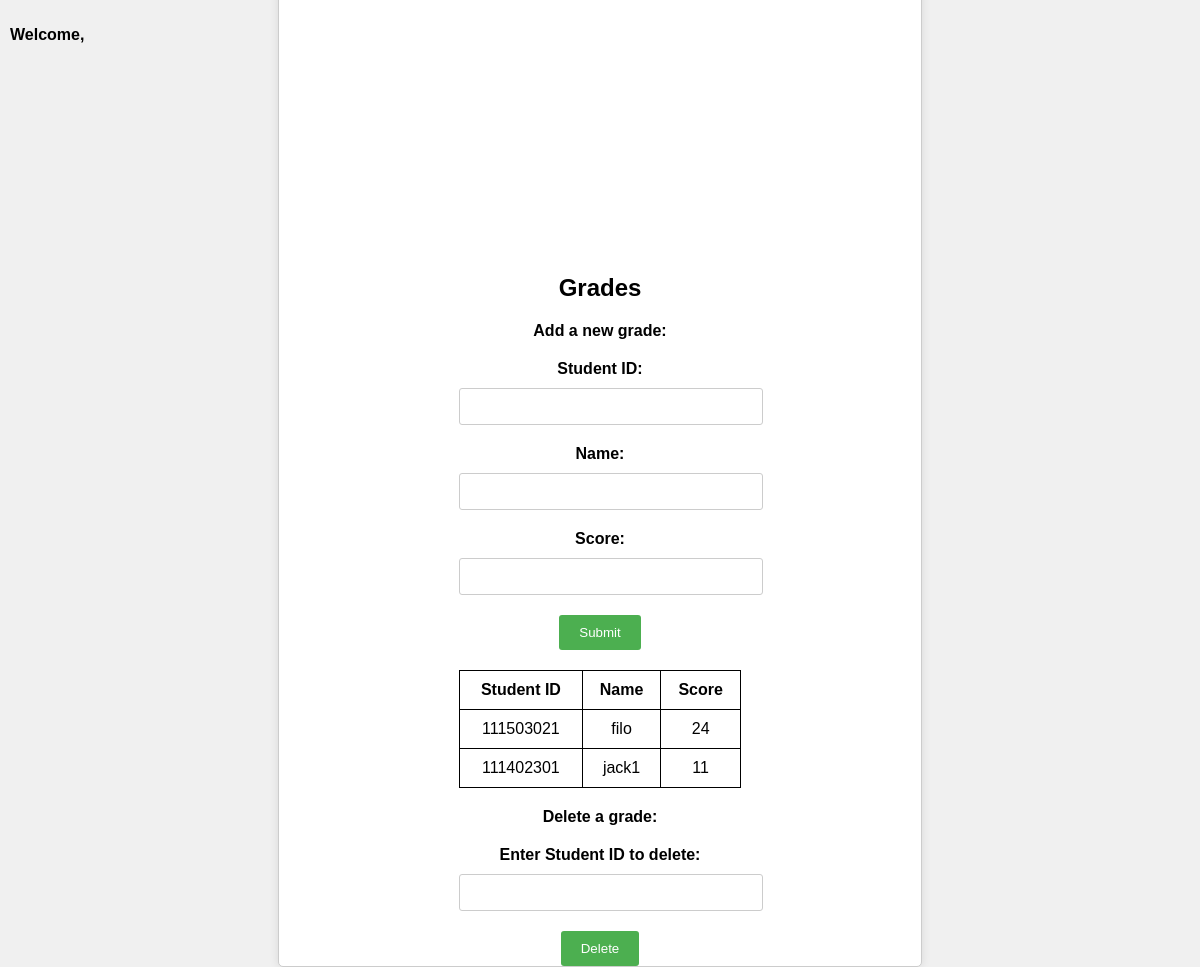
The page /grade on the database as committed earlier.
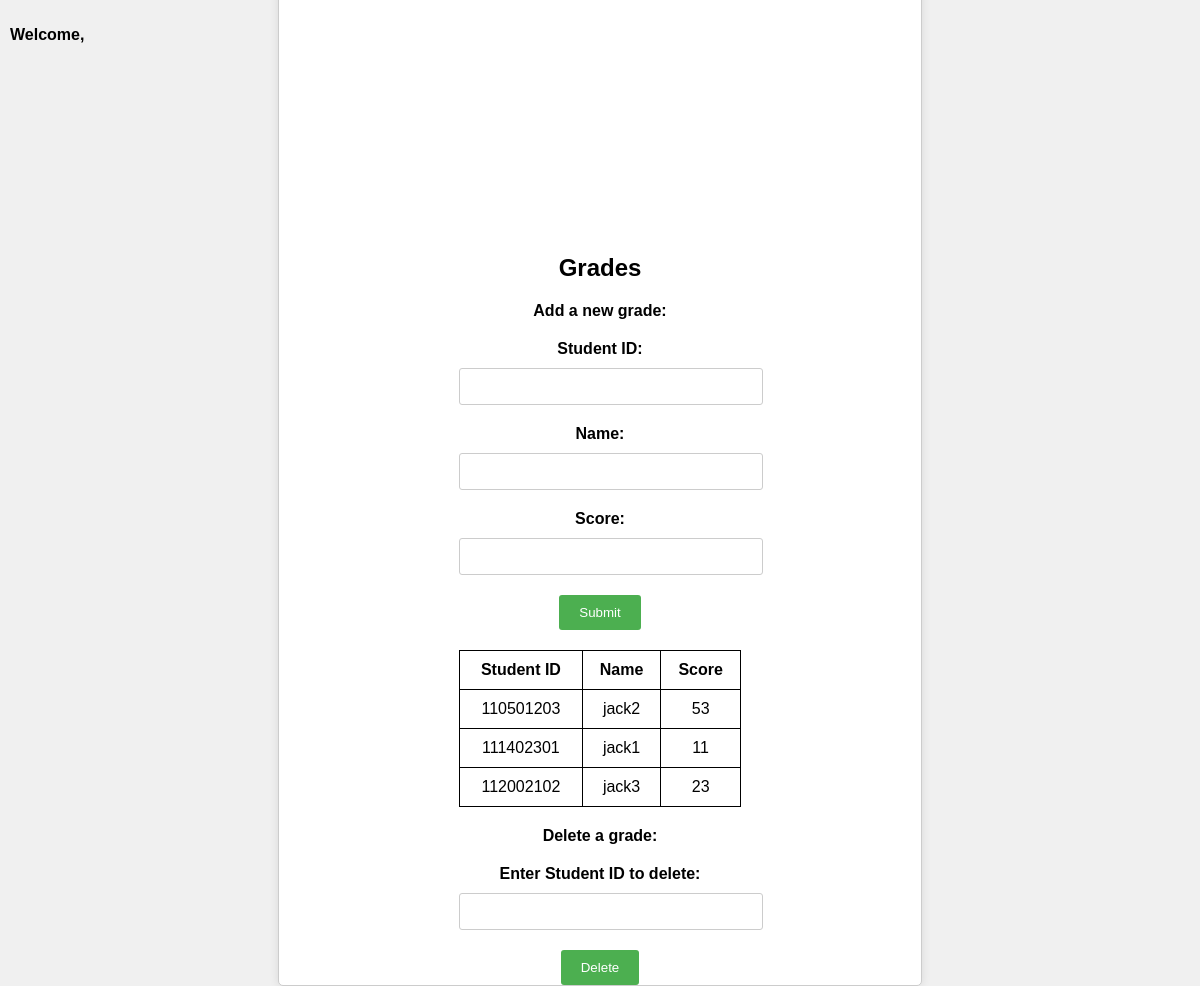
The same page on the database as committed later.
### tables this page shows
CREATE TABLE grades (id PRIMARY KEY UNIQUE, name, score);

### main.py (the view, shortened to what this page needs)
@app.route('/grade', methods=['POST', 'GET'])
def add_grade():
    conn = get_db()
    cursor = conn.cursor()
    cursor.execute('SELECT * FROM grades ORDER BY id ASC')
    grades = cursor.fetchall()
    return render_template('grade.html', grades=grades)

### main.py (called while the page is built)
def get_db():
    db = getattr(g, '_database', None)
    if db is None:
        db = g._database = sqlite3.connect('users.db')
        db.row_factory = sqlite3.Row
    return db

@app.teardown_appcontext
def close_connection(exception):
    db = getattr(g, '_database', None)
    if db is not None:
        db.close()

### templates/grade.html (shortened to what this page needs)
<!DOCTYPE html>
<html lang="en">
  <head>
  </head>
  <body>
    <p class="welcome-message">Welcome, {{ session['username'] }}</p>
    <div class="grades-container">
      <h2>Grades</h2>
      <p>Add a new grade:</p>
      <form action="{{ url_for('add_grade')}}" method="POST">
        <label for="student-id">Student ID:</label>
        <input type="text" id="student-id" name="student-id" required />
        <br />
        <label for="name">Name:</label>
        <input type="text" id="name" name="name" required />
        <br />
        <label for="score">Score:</label>
        <input type="text" id="score" name="score" required />
        <br />
        <button type="submit">Submit</button>
      </form>
      <table>
        <tr>
          <th>Student ID</th>
          <th>Name</th>
          <th>Score</th>
        </tr>
          {% for grade in grades %}
        <tr>
          <td>{{ grade.id }}</td>
          <td>{{ grade.name }}</td>
          <td>{{ grade.score }}</td>
        </tr>
        {% endfor %}
      </table>
      <p>Delete a grade:</p>
      <form action="{{ url_for('delete_grade')}}" method="POST">
        <label for="deleted-student-id">Enter Student ID to delete:</label>
        <input type="text" id="deleted-student-id" name="deleted-student-id" />
        <button type="submit">Delete</button>
      </form>
    </div>
  </body>
</html>

Rows that differ between the two databases and show on the page:
removed grades: id "111503021", name "filo", score "24"
added grades: id "110501203", name "jack2", score "53"
added grades: id "112002102", name "jack3", score "23"
